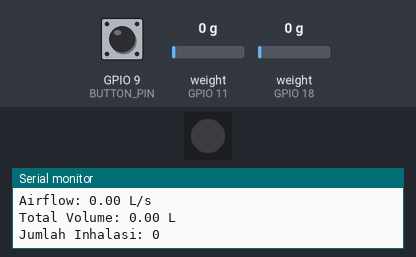
The program below on a simulated ESP32-S3. Shown: 1 RGB LEDs in strip order, left to right, the last lines printed to the serial monitor. Wiring (inferred from the names in the program): 2 × HX711 load-cell converter: data GPIO 11, SCK GPIO 10 / data GPIO 18, SCK GPIO 17. The test bench sets the inputs (shaded band); at power-on: GPIO 9 (BUTTON_PIN) HIGH, weight on the scale (sensors on GPIO 11, GPIO 18) 0 g.

Above: at 1.8 s.
1.9 s: GPIO 9 (BUTTON_PIN) pulled LOW for 1.2 s
At 3.3 s:
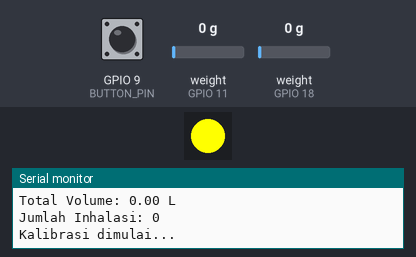
At 12.5 s:
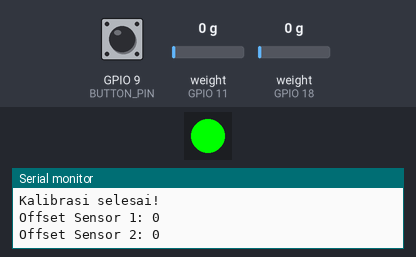
Timing chart, 0 to 13.4 s (numbered marks = the images above; inputs shaded):
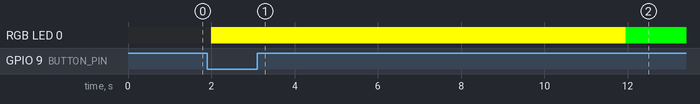

Measured:
- after the input at 1.9 s, RGB LED 0: off → RGB(255, 255, 0) after 0.10 s, → RGB(0, 255, 0) 9.9 s later

The program:

main.cpp
```cpp
#include <Arduino.h>
#include <Adafruit_NeoPixel.h>

#define LED_PIN   48   // Pin LED internal ESP32 S3 DevKitC1
#define NUMPIXELS 1

#define DOUT_1 18  // DOUT HX710B pertama (MPS20N0040D-S)
#define SCK_1  17  // SCK HX710B pertama

#define DOUT_2 11  // DOUT HX710B kedua (Venturi)
#define SCK_2  10  // SCK HX710B kedua

#define BUTTON_PIN 9  // Tombol untuk kalibrasi
#define D1 0.025  // Diameter inlet (20 mm)
#define D2 0.010  // Diameter throat (10 mm)
#define RHO 1.225 // Massa jenis udara (kg/m³) pada suhu ruangan

volatile bool calibrate = false; // Flag untuk interrupt
long offset1 = 0, offset2 = 0;   // Offset masing-masing sensor

Adafruit_NeoPixel strip(NUMPIXELS, LED_PIN, NEO_GRB + NEO_KHZ800);

float lastP1 = 0, lastP2 = 0;
bool inhaling = false;

float totalVolume = 0.0;  // Total akumulasi volume udara yang dihirup (liter)
int inhaleCount = 0;  // Jumlah siklus inhale
float accumulatedVolume = 0.0;
unsigned long lastTime = 0;
float lastAirflow = 0.0;

// Fungsi membaca HX710B dengan validasi
long readHX710B(int doutPin, int sckPin) {
  long value = 0;
  while (digitalRead(doutPin)); // Tunggu sampai data siap

  for (int i = 0; i < 24; i++) {
    digitalWrite(sckPin, HIGH);
    delayMicroseconds(1);
    value = (value << 1) | digitalRead(doutPin);
    digitalWrite(sckPin, LOW);
    delayMicroseconds(1);
  }

  // Untuk High-Speed Mode, tambahkan 3 pulse clock
  for (int i = 0; i < 3; i++) {
    digitalWrite(sckPin, HIGH);
    delayMicroseconds(1);
    digitalWrite(sckPin, LOW);
    delayMicroseconds(1);
  }

  // Validasi nilai pembacaan
  return (value < 0 || value > 16777216) ? 0 : value;
}

// Fungsi menghitung airflow berdasarkan tekanan dengan validasi
float calculateAirflow(float P1, float P2) {
  float dP = P1 - P2;
  if (dP <= 0) return 0;

  float A2 = (PI * pow(D2, 2)) / 4.0;
  float term = 1 - pow(D2 / D1, 4);

  return (term > 0) ? A2 * sqrt((2 * dP) / (RHO * term)) : 0;
}

// ISR untuk tombol kalibrasi
void IRAM_ATTR handleCalibration() {
  calibrate = true;
}

void setup() {
  Serial.begin(115200);

  pinMode(SCK_1, OUTPUT);
  pinMode(DOUT_1, INPUT);
  pinMode(SCK_2, OUTPUT);
  pinMode(DOUT_2, INPUT);
  pinMode(BUTTON_PIN, INPUT_PULLUP);
  pinMode(LED_PIN, OUTPUT);

  attachInterrupt(digitalPinToInterrupt(BUTTON_PIN), handleCalibration, FALLING);

  strip.begin();
  strip.show();
}

void loop() {
  unsigned long currentTime = millis();
  float dt = (currentTime - lastTime) / 1000.0; // Konversi ms ke s
  lastTime = currentTime;

  // Jika tombol ditekan, lakukan kalibrasi
  if (calibrate) {
    calibrate = false;

    Serial.println("Kalibrasi dimulai...");
    strip.setPixelColor(0, strip.Color(255, 255, 0)); // Warna kuning saat kalibrasi
    strip.show();

    long sum1 = 0, sum2 = 0;
    int samples = 100;

    for (int i = 0; i < samples; i++) {
      sum1 += readHX710B(DOUT_1, SCK_1);
      sum2 += readHX710B(DOUT_2, SCK_2);
      delay(5);
    }

    long avg = (sum1 + sum2) / (2 * samples);
    offset1 = avg - (sum1 / samples);
    offset2 = avg - (sum2 / samples);

    Serial.println("Kalibrasi selesai!");
    Serial.print("Offset Sensor 1: "); Serial.println(offset1);
    Serial.print("Offset Sensor 2: "); Serial.println(offset2);

    strip.setPixelColor(0, strip.Color(0, 255, 0)); // Hijau setelah kalibrasi
    strip.show();
  }

  // Baca nilai tekanan dan sesuaikan dengan offset
  long pressure1 = readHX710B(DOUT_1, SCK_1) + offset1;
  long pressure2 = readHX710B(DOUT_2, SCK_2) + offset2;

  float P1 = (pressure1 / 16777216.0) * 40000;
  float P2 = (pressure2 / 16777216.0) * 40000;
  float airflow = calculateAirflow(P1, P2);

  // Deteksi inhale dan akumulasi volume udara dengan metode trapezoidal
  if (airflow > 0.0005) {
    inhaling = true;
    accumulatedVolume += ((lastAirflow + airflow) / 2.0) * dt;
    strip.setPixelColor(0, strip.Color(0, 0, 255)); // Biru saat inhale
    strip.show();
  } else if (inhaling) {
    inhaling = false;
    inhaleCount++;
    totalVolume += accumulatedVolume * 1000; // Konversi ke liter

    Serial.print("Volume Inhale: ");
    Serial.print(accumulatedVolume * 1000);
    Serial.println(" L");

    accumulatedVolume = 0.0;
    strip.setPixelColor(0, strip.Color(122, 122, 122)); // Abu-abu saat idle
    strip.show();
  }

  lastAirflow = airflow;

  // Cek perubahan nilai untuk logging
  if (P1 != lastP1 || P2 != lastP2 || airflow != lastAirflow) {
    Serial.print("Airflow: ");
    Serial.print(airflow * 1000);
    Serial.println(" L/s");
    Serial.print("Total Volume: "); Serial.print(totalVolume); Serial.println(" L");
    Serial.print("Jumlah Inhalasi: "); Serial.println(inhaleCount);

    lastP1 = P1;
    lastP2 = P2;
  }

  delay(1000);
}
```
